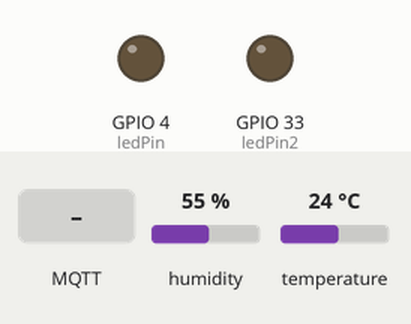
Bench run of a sketch on a simulated ESP32. On the bench: output pins drawn as LEDs (lit = HIGH). The inputs (shaded band) are chosen by the test bench; at power-on: humidity 55 %, temperature 24 °C. WiFi joins after 1.5 s; servers stay silent unless stated; no MQTT or app messages arrive unless stated; what the sketch prints to the serial monitor is not drawn.

Above: at 5.2 s.
5.3 s: MQTT message "true" arrives on the first subscribed topic
At 6.5 s:
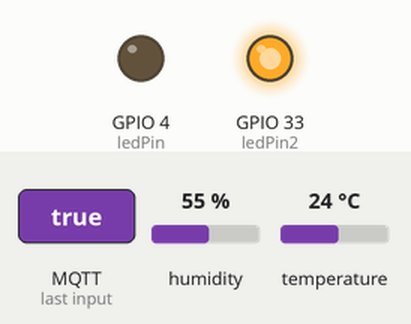
6.8 s: MQTT message "false" arrives on the first subscribed topic
At 7.8 s:
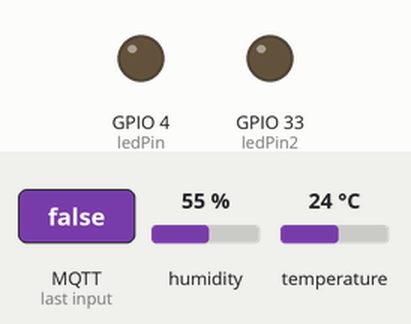
Timing chart, 0 to 9.8 s (numbered marks = the images above; inputs shaded):
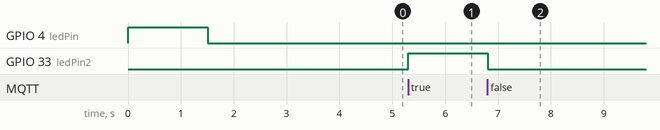

Measured:
- after the input at 5.3 s, GPIO 33 (ledPin2): LOW → HIGH at once
- after the input at 6.8 s, GPIO 33 (ledPin2): HIGH → LOW at once

The sketch:

nodemcu-mqtt-json-DHT.ino
```cpp
/*
 * Envio de JSON por MQTT
 * por: Hugo Escalpelo
 * Fecha: 15 de noviembre de 2021
 * Actualizado por: Ramses Ortiz Castro
 * Fecha: 16 de agosto de 2022
 *
 * Este programa envía datos a por Internet a través del protocolo MQTT. Para poder
 * comprobar el funcionamiento de este programa, es necesario conectarse a un broker
 * y usar NodeRed para visualzar que la información se está recibiendo correctamente.
 * Este programa no requiere componentes adicionales.
 *
 * Este programa está basado en "Conexión básica por MQTT del NodeMCU" y explica como
 * enviar strings que contengan JSON para enviar mas de una variable a la vez.
 *
 * Adquiere el valor de la temperatur ay la humedad con el sensor DHT 11
 *
 * Usa comunicación con un solo hilo
 * terminal sensor ------  Conección
 * 1 (de Izq a Der)------  5V
 * 2               ------  Datos----- Pin IO13 de ESP32 CAM
 * 3               ------  No se usa (NC)
 * 4               ------  GND
 *
 * Usar resistencia pull up de 10K ohms a 5V en terminal de Datos
 *
 *
 */

//Bibliotecas
#include <WiFi.h>  // Biblioteca para el control de WiFi
#include <PubSubClient.h> //Biblioteca para conexion MQTT
#include "DHT.h"        //Biblioteca para el sensor DHT

//Datos del Sensor DHT11
#define DHTPIN 13     // Pin usado del ESP32 CAM para la comunicación con el sensor
#define DHTTYPE DHT11   // DHT 11 Selección del tipo de sensor a usar (DHT 11, DHT 22 o DHT21)
// Initialize DHT sensor.
// Note that older versions of this library took an optional third parameter to
// tweak the timings for faster processors.  This parameter is no longer needed
// as the current DHT reading algorithm adjusts itself to work on faster procs.
DHT dhtsensor(DHTPIN, DHTTYPE);

//Datos de WiFi
const char* ssid = "INFINITUM1885_2.4";  // Aquí debes poner el nombre de tu red
const char* password = "7pxYYmS6EP";  // Aquí debes poner la contraseña de tu red
//const char* ssid = "UbeeD190-2.4G";  // Aquí debes poner el nombre de tu red
//const char* password = "5F99F4D190";  // Aquí debes poner la contraseña de tu red

//Datos del broker MQTT
const char* mqtt_server = "192.168.1.65"; // Si estas en una red local, coloca la IP asignada, en caso contrario, coloca la IP publica
IPAddress server(192,168,1,65);

// Objeros
WiFiClient espClient; // Este objeto maneja los datos de conexion WiFi
PubSubClient client(espClient); // Este objeto maneja los datos de conexion al broker

// Variables
int ledPin = 4;  // Para indicar el estatus de conexión
int ledPin2 = 33; // Para mostrar mensajes recibidos
long timeNow, timeLast; // Variables de control de tiempo no bloqueante
int wait = 5000;  // Indica la espera cada 5 segundos para envío de mensajes MQTT

// Inicialización del programa
void setup() {
  // Iniciar comunicación serial
  Serial.begin (115200);


  pinMode (ledPin, OUTPUT);
  pinMode (ledPin2, OUTPUT);
  digitalWrite (ledPin2, LOW);
  digitalWrite (ledPin, HIGH);

  Serial.println();
  Serial.println();
  Serial.print("Conectar a ");
  Serial.println(ssid);


  WiFi.begin(ssid, password); // Esta es la función que realiz la conexión a WiFi

  while (WiFi.status() != WL_CONNECTED) { // Este bucle espera a que se realice la conexión
    digitalWrite (ledPin, HIGH);
    delay(500); //dado que es de suma importancia esperar a la conexión, debe usarse espera bloqueante
    digitalWrite (ledPin, LOW);
    Serial.print(".");  // Indicador de progreso
    delay (5);
  }

  // Cuando se haya logrado la conexión, el programa avanzará, por lo tanto, puede informarse lo siguiente
  Serial.println();
  Serial.println("WiFi conectado");
  Serial.println("Direccion IP: ");
  Serial.println(WiFi.localIP());

  // Si se logro la conexión, encender led
  if (WiFi.status () > 0){
  digitalWrite (ledPin, LOW);
  }

  delay (1000); // Esta espera es solo una formalidad antes de iniciar la comunicación con el broker

  // Conexión con el broker MQTT
  client.setServer(server, 1883); // Conectarse a la IP del broker en el puerto indicado
  client.setCallback(callback); // Activar función de CallBack, permite recibir mensajes MQTT y ejecutar funciones a partir de ellos
  delay(1500);  // Esta espera es preventiva, espera a la conexión para no perder información


  dhtsensor.begin();                //Inicializar el sensor DHT11

  timeLast = millis (); // Inicia el control de tiempo
}// fin del void setup ()

// Cuerpo del programa, bucle principal
void loop() {
  //Verificar siempre que haya conexión al broker
  if (!client.connected()) {
    reconnect();  // En caso de que no haya conexión, ejecutar la función de reconexión, definida despues del void setup ()
  }// fin del if (!client.connected())
  client.loop(); // Esta función es muy importante, ejecuta de manera no bloqueante las funciones necesarias para la comunicación con el broker

  timeNow = millis(); // Control de tiempo para esperas no bloqueantes
  if (timeNow - timeLast > wait) { // Manda un mensaje por MQTT cada cinco segundos
    timeLast = timeNow; // Actualización de seguimiento de tiempo

    //Lectura de los valores de Temperatura y humedad, se guardan en variables tipo flotante "t" y "h"
    // Reading temperature or humidity takes about 250 milliseconds!
    // Sensor readings may also be up to 2 seconds 'old' (its a very slow sensor)
    float h = dhtsensor.readHumidity();
    // Read temperature as Celsius (the default)
    float t = dhtsensor.readTemperature();
    // Read temperature as Fahrenheit (isFahrenheit = true)
     //float f = dhtsensor.readTemperature(true);    //Se usa en caso de ocupar mediciones en °Fahrenheit

     //Por si falla la lectura del sensor manda mensaje al monitor serial
     // Check if any reads failed and exit early (to try again).
      if (isnan(h) || isnan(t)) {
        Serial.println(F("Failed to read from DHT sensor!"));
        return;
      }

    //Se construye el string correspondiente al JSON que contiene 3 variables
    String json = "{\"id\":\"Ramses\",\"temp\":"+String(t)+",\"hum\":"+String(h)+"}";
    Serial.println(json); // Se imprime en monitor solo para poder visualizar que el string esta correctamente creado
    int str_len = json.length() + 1;//Se calcula la longitud del string
    char char_array[str_len];//Se crea un arreglo de caracteres de dicha longitud
    json.toCharArray(char_array, str_len);//Se convierte el string a char array
    client.publish("codigoIoT/ejemplo/mqtt", char_array); // Esta es la función que envía los datos por MQTT, especifica el tema y el valor
  }// fin del if (timeNow - timeLast > wait)
}// fin del void loop ()

// Funciones de usuario

// Esta función permite tomar acciones en caso de que se reciba un mensaje correspondiente a un tema al cual se hará una suscripción
void callback(char* topic, byte* message, unsigned int length) {

  // Indicar por serial que llegó un mensaje
  Serial.print("Llegó un mensaje en el tema: ");
  Serial.print(topic);

  // Concatenar los mensajes recibidos para conformarlos como una varialbe String
  String messageTemp; // Se declara la variable en la cual se generará el mensaje completo
  for (int i = 0; i < length; i++) {  // Se imprime y concatena el mensaje
    Serial.print((char)message[i]);
    messageTemp += (char)message[i];
  }

  // Se comprueba que el mensaje se haya concatenado correctamente
  Serial.println();
  Serial.print ("Mensaje concatenado en una sola variable: ");
  Serial.println (messageTemp);

  // En esta parte puedes agregar las funciones que requieras para actuar segun lo necesites al recibir un mensaje MQTT

  // Ejemplo, en caso de recibir el mensaje true - false, se cambiará el estado del led soldado en la placa.
  // El NodeMCU está suscrito al tema esp/output
  if (String(topic) == "codigoIoT/ejemplo/mqttin") {  // En caso de recibirse mensaje en el tema codigoIoT/ejemplo/mqttin
    if(messageTemp == "true"){
      Serial.println("Led encendido");
      digitalWrite(ledPin2, HIGH);
    }// fin del if (String(topic) == "codigoIoT/ejemplo/mqttin")
    else if(messageTemp == "false"){
      Serial.println("Led apagado");
      digitalWrite(ledPin2, LOW);
    }// fin del else if(messageTemp == "false")
  }// fin del if (String(topic) == "codigoIoT/ejemplo/mqttin")
}// fin del void callback

// Función para reconectarse
void reconnect() {
  // Bucle hasta lograr conexión
  while (!client.connected()) { // Pregunta si hay conexión
    Serial.print("Tratando de contectarse...");
    // Intentar reconexión
    if (client.connect("ESP8266Client")) { //Pregunta por el resultado del intento de conexión
      Serial.println("Conectado");
      client.subscribe("codigoIoT/ejemplo/mqttin"); // Esta función realiza la suscripción al tema
    }// fin del  if (client.connect("ESP8266Client"))
    else {  //en caso de que la conexión no se logre
      Serial.print("Conexion fallida, Error rc=");
      Serial.print(client.state()); // Muestra el codigo de error
      Serial.println(" Volviendo a intentar en 5 segundos");
      // Espera de 5 segundos bloqueante
      delay(5000);
      Serial.println (client.connected ()); // Muestra estatus de conexión
    }// fin del else
  }// fin del bucle while (!client.connected())
}// fin de void reconnect(
```
